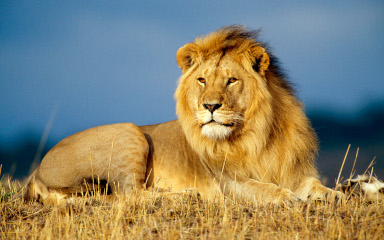
#> input picture lek_1/img2.jpg, 384 x 240 px
$ python exercise_4.py
#> lines starting #> are read from the running program, lines starting #| are printed output that depends on the picture; after the words box and inside, x2 and y2 are one past the last pixel; in counts of white or black regions, pixels touching at a corner belong together
import cv2
import numpy as np

# Open picture
img_1 = cv2.imread("img2.jpg", cv2.IMREAD_GRAYSCALE)
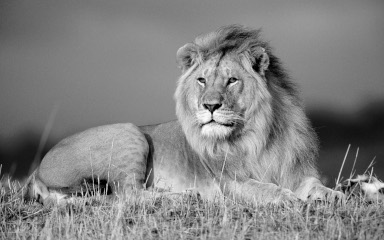
#> img_1: shape (240, 384); min 0, max 253, mean 129.9

#min implamer tering
kerner  = np.array([[-1,-2,-1], [0,0,0], [1,2,1]])
kerner  = np.array([[-1], [0], [1]])

image_op = cv2.filter2D(img_1,-1,kerner)
kerner = np.rot90(kerner)
image_hoj = cv2.filter2D(img_1,-1,kerner)
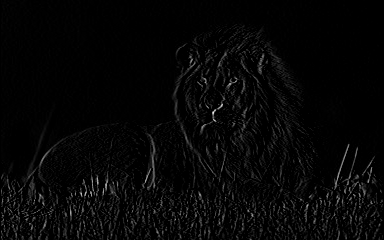
#> image_hoj: shape (240, 384); min 0, max 240, mean 6.4

image_sum = abs(image_op)/2 + abs(image_hoj)/2
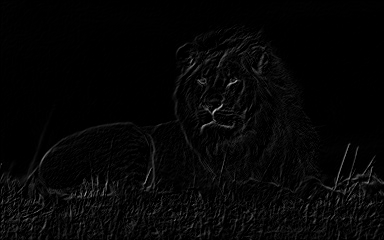
#> image_sum: shape (240, 384) float64; min 0, max 189, mean 6
image_sum = image_sum.astype(np.uint8)


#open cv versen
img_opencv_sob = cv2.Laplacian(img_1, -1)
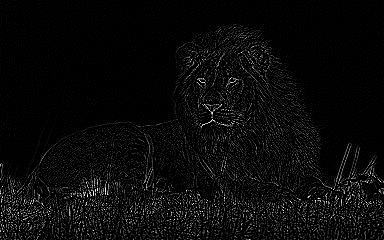
#> img_opencv_sob: shape (240, 384); min 0, max 255, mean 10.7
img_opencv_sob_x = cv2.Sobel(img_1, -1, 1, 0, ksize=3)
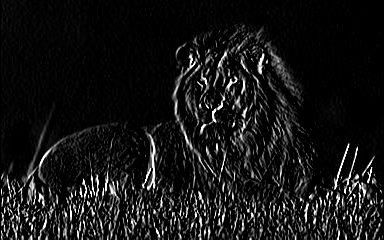
#> img_opencv_sob_x: shape (240, 384); min 0, max 255, mean 21.4
img_opencv_sob_y = cv2.Sobel(img_1, -1, 0, 1, ksize=3)
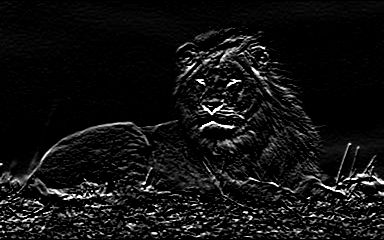
#> img_opencv_sob_y: shape (240, 384); min 0, max 255, mean 17.8


#cv2 canny

img_canny = cv2.Canny(img_1,100, 200)
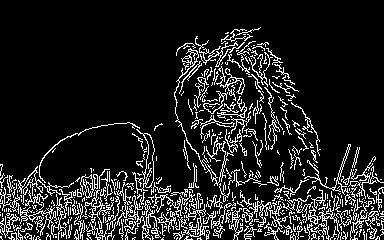
#> img_canny: shape (240, 384); 13% white in thin lines or dots, all inside (x1, y1, x2, y2) = (0, 27, 384, 240)
# Display the picture
cv2.imshow("Our window", img_1)
cv2.imshow("op window", image_op)
cv2.imshow("hoj window", image_hoj)
cv2.imshow("sum window", image_sum)
cv2.imshow("sobel x opencv", img_opencv_sob_x)
cv2.imshow("sobel y opencv", img_opencv_sob_y)
cv2.imshow("sobel opencv", img_opencv_sob)
cv2.imshow("canny opencv", img_canny)
cv2.waitKey(0)
